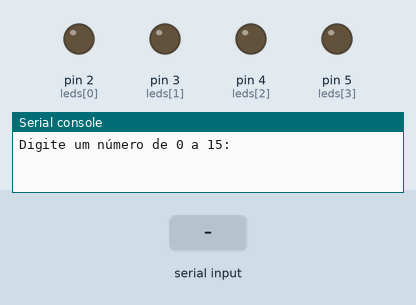
Recording of a program running on a simulated MicroPython board. On the bench: output pins drawn as LEDs (lit = HIGH), the last lines printed to the serial console. The test bench sets the inputs (shaded band).

Above: at 1.2 s.
1.3 s: "5" typed at the serial console, then Enter
At 2.0 s:
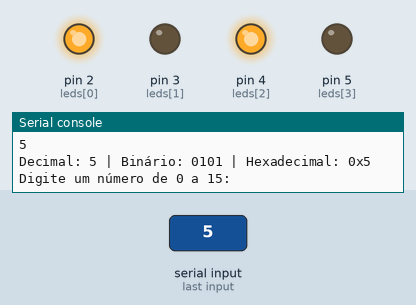
2.8 s: "1" typed at the serial console, then Enter
At 3.1 s:
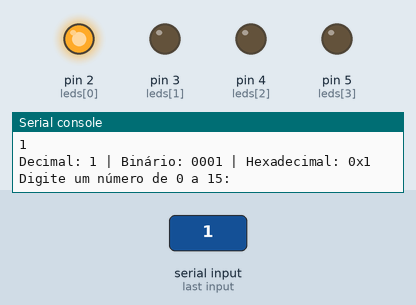
4.3 s: "0" typed at the serial console, then Enter
At 5.5 s:
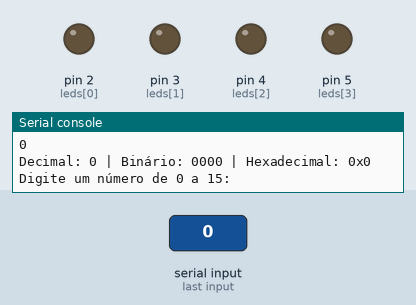
Timing chart, 0 to 7.3 s (numbered marks = the images above; inputs shaded):
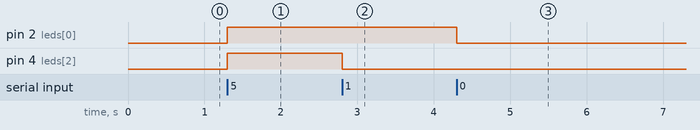

Measured:
- after the input at 1.3 s, pin 2 (leds[0]), pin 4 (leds[2]): LOW → HIGH at once
- after the input at 2.8 s, pin 4 (leds[2]): HIGH → LOW at once
- after the input at 4.3 s, pin 2 (leds[0]): HIGH → LOW at once

The program:

sol.py
```python
from machine import Pin

# bit 0 no GPIO 2 ... bit 3 no GPIO 5 (mesma ligação do material)
leds = [Pin(2, Pin.OUT), Pin(3, Pin.OUT), Pin(4, Pin.OUT), Pin(5, Pin.OUT)]


def mostrar_nos_leds(numero):
    for bit, led in enumerate(leds):
        led.value((numero >> bit) & 1)      # extrai o bit de posição 'bit'


while True:
    entrada = input("Digite um número de 0 a 15: ")
    try:
        numero = int(entrada)
    except ValueError:
        print("Número inválido! Digite um número inteiro entre 0 e 15.")
        continue
    if not 0 <= numero <= 15:
        print("Número inválido! Digite um número entre 0 e 15.")
        continue

    binario = "{:04b}".format(numero)
    print("Decimal:", numero, "| Binário:", binario, "| Hexadecimal:", hex(numero))
    mostrar_nos_leds(numero)
```
